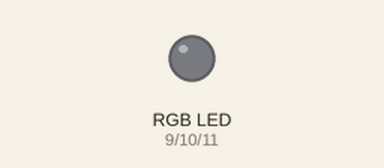
Recording of a sketch running on a simulated Arduino Uno, built with avr-gcc and run on an emulated ATmega328P. Shown: an RGB LED mixed from three pins (HIGH = lit). What the sketch prints to the serial monitor is not drawn.

Above: at 0.15 s.
At 1.35 s:
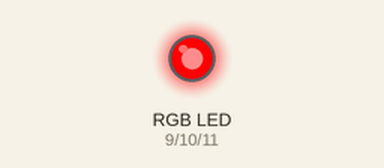
At 2.58 s:
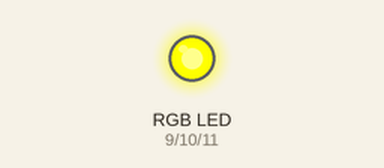
At 36.73 s:
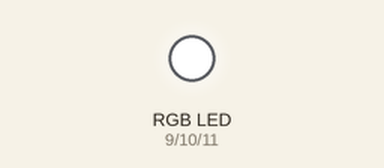
Timing chart, 0 to 38.0 s (numbered marks = the images above):
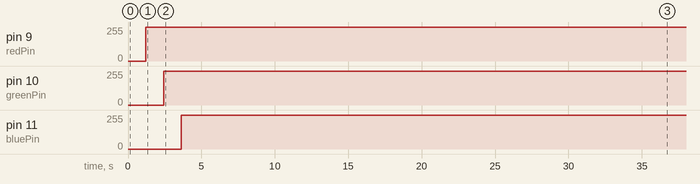

Measured:
- by itself, pin 9 (redPin): 0/255 → 254/255 at 1.2 s
- by itself, pin 10 (greenPin): 0/255 → 254/255 at 2.4 s
- by itself, pin 11 (bluePin): 0/255 → 254/255 at 3.6 s

The sketch:

forLedIntensity.ino
```cpp
/*
*Testa as 3 cores do ponto mais forte para o posto mais fraco
*/

int redPin   = 9;
int greenPin = 10;
int bluePin  = 11;

void setup() {
  Serial.begin(9600);
  // put your setup code here, to run once:
  pinMode(redPin, OUTPUT);
  pinMode(greenPin, OUTPUT);
  pinMode(bluePin, OUTPUT);
}

void loop() {
  // put your main code here, to run repeatedly:
  delay(50);
  Serial.println("vermelho");
  for(int vRed=0; vRed<255; vRed++)
  {
    analogWrite(redPin, vRed);
    delay(2);
    Serial.println(vRed);
  }
  delay(50);
  Serial.println("verde");
  for(int vRed=0; vRed<255; vRed++)
  {
    analogWrite(greenPin, vRed);
    delay(2);
    Serial.println(vRed);
  }
  delay(50);
  Serial.println("azul");
  for(int vRed=0; vRed<255; vRed++)
  {
    analogWrite(bluePin, vRed);
    delay(2);
    Serial.println(vRed);
  }


}
```
